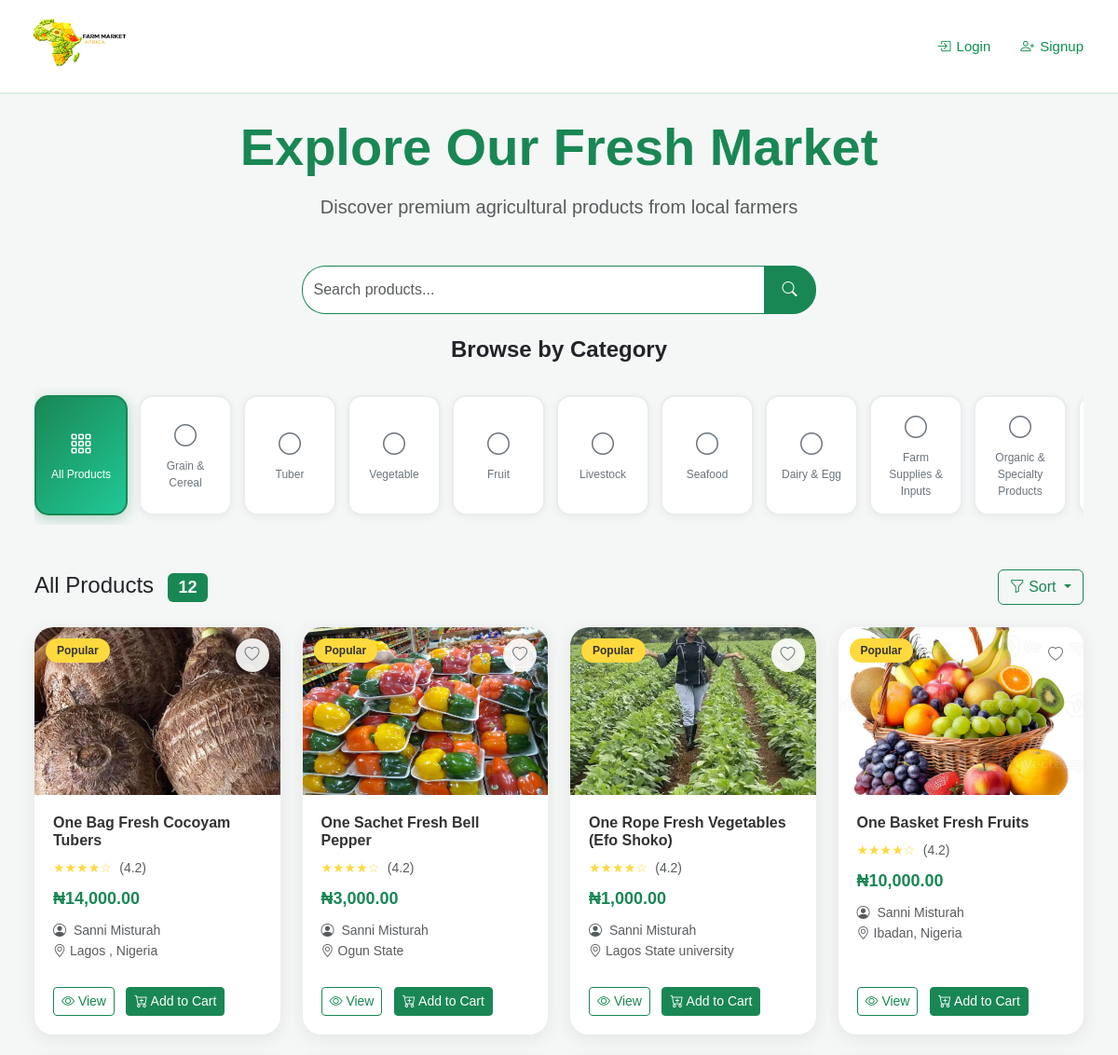
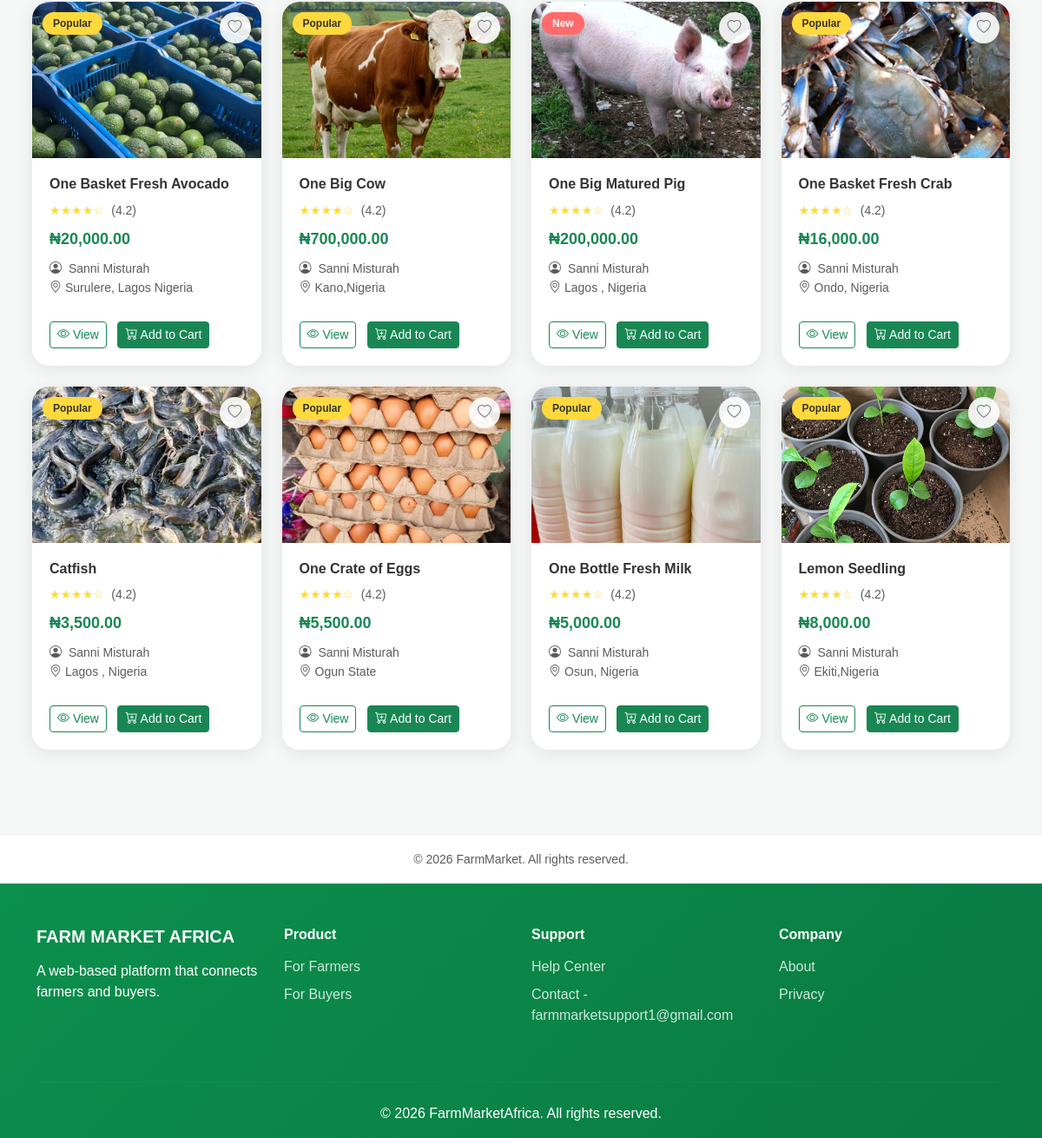
Screenshot of /products/ with the database file from the repository (2 pictures, top to bottom).
### marketplace/models.py (models this page shows, shortened)
class Product(models.Model):
    CATEGORY_CHOICES = (
        ("grain&cereal",              "Grain & Cereal"),
        ("tuber",                     "Tuber"),
        ("vegetable",                 "Vegetable"),
        ("fruit",                     "Fruit"),
        ("livestock",                 "Livestock"),
        ("seafood",                   "Seafood"),
        ("dairy&egg",                 "Dairy & Egg"),
        ("farmsupplies&inputs",       "Farm Supplies & Inputs"),
        ("organic&specialtyproducts", "Organic & Specialty Products"),
        ("snacks&processedfoods",     "Snacks & Processed Foods"),
        ("farmservices&equipment",    "Farm Services & Equipment"),
        ("beverages",                 "Beverages"),
    )
    farmer      = models.ForeignKey(User, on_delete=models.CASCADE, related_name="products")
    name        = models.CharField(max_length=200)
    category    = models.CharField(max_length=200, choices=CATEGORY_CHOICES)
    description = models.TextField(blank=True, null=True)
    price       = models.DecimalField(max_digits=10, decimal_places=2)
    quantity    = models.IntegerField()
    location    = models.CharField(max_length=200)
    image       = models.ImageField(upload_to="product_images/", blank=True, null=True)
    is_new      = models.BooleanField(default=False)
    is_hot      = models.BooleanField(default=False)
    created_at  = models.DateTimeField(auto_now_add=True)

### marketplace/views.py (the view)
# urls.py: path("products/",                     views.product_list,   name="product_list"),
def product_list(request):
    category = request.GET.get('category')
    query    = request.GET.get('q', '').strip()
    products = Product.objects.all()
    if category:
        products = products.filter(category=category)
    if query:
        products = products.filter(name__icontains=query)
    categories              = Product.CATEGORY_CHOICES
    selected_category_label = dict(categories).get(category, '')
    return render(request, 'buyers/product_list.html', {
        'products':                products,
        'selected_category':       category,
        'selected_category_label': selected_category_label,
        'query':                   query,
        'categories':              categories,
    })

### marketplace/templates/buyers/product_list.html (shortened to what this page needs)
{% extends "base.html" %}
{% load static %}
{% load humanize %}
{% block content %}
<div class="container-fluid py-4">
    <div class="row">
        <div class="col-12">
            <div class="text-center mb-5">
                <h1 class="display-4 fw-bold text-success mb-3">Explore Our Fresh Market</h1>
                <p class="lead text-muted">Discover premium agricultural products from local farmers</p>
            </div>
            <div class="row justify-content-center mb-4">
                <div class="col-md-8 col-lg-6">
                    <form method="get" action="{% url 'product_list' %}" class="input-group search-form">
                        <input type="text" name="q" id="searchInput" value="{{ query }}"
                               placeholder="Search products..."
                               class="form-control border-success"
                               style="border-radius:25px 0 0 25px;">
                        <button class="btn btn-success search-btn" type="submit"
                                style="border-radius:0 25px 25px 0;">
                            <i class="bi bi-search"></i>
                        </button>
                    </form>
                </div>
            </div>
            <div class="mb-5">
                <h3 class="h4 fw-semibold mb-4 text-center">Browse by Category</h3>
                <div class="category-container">
                    <a href="{% url 'product_list' %}{% if query %}?q={{ query|urlencode }}{% endif %}"
                       class="category-btn {% if not selected_category %}active{% endif %}">
                        <i class="bi bi-grid-3x3-gap"></i>
                        <span>All Products</span>
                    </a>
                    {% for cat_value, cat_label in categories %}
                    <a href="{% url 'product_list' %}?category={{ cat_value|urlencode }}{% if query %}&q={{ query|urlencode }}{% endif %}"
                       class="category-btn {% if selected_category == cat_value %}active{% endif %}">
                        <i class="bi bi-circle"></i>
                        <span>{{ cat_label }}</span>
                    </a>
                    {% endfor %}
                </div>
            </div>
            <div class="d-flex justify-content-between align-items-center mb-4">
                <h4 class="mb-0">
                    {% if selected_category %}
                        {{ selected_category_label|default:selected_category }} Products
                        <span class="badge bg-success ms-2">{{ products|length }}</span>
                    {% else %}
                        All Products
                        <span class="badge bg-success ms-2">{{ products|length }}</span>
                    {% endif %}
                </h4>
                <div class="dropdown">
                    <button class="btn btn-outline-success dropdown-toggle" type="button" data-bs-toggle="dropdown">
                        <i class="bi bi-funnel"></i> Sort
                    </button>
                </div>
            </div>
            {% if products %}
            <div class="row g-4" id="productGrid">
                {% for product in products %}
                <div class="col-xl-3 col-lg-4 col-md-6 col-sm-12 product-grid-item">
                    <div class="product-card">
                        {% if product.is_new %}
                            <div class="product-badge new">New</div>
                        {% elif product.is_hot %}
                            <div class="product-badge hot">Popular</div>
                        {% endif %}
                        <button class="wishlist-btn" onclick="toggleWishlist(this)">
                            <i class="bi bi-heart"></i>
                        </button>
                        <div class="product-image">
                            <a href="{% url 'product_detail' product.id %}">
                                <img src="{{ product.image.url }}" alt="{{ product.name }}" class="img-fluid">
                            </a>
                        </div>
                        <div class="product-content">
                            <h5 class="product-title">
                                <a href="{% url 'product_detail' product.id %}">{{ product.name }}</a>
                            </h5>
                            <div class="product-rating mb-2">
                                <span class="stars">★★★★☆</span>
                                <small class="text-muted ms-1">(4.2)</small>
                            </div>
                            <div class="product-price mb-2">
                                <span class="current-price">₦{{ product.price|floatformat:2|intcomma }}</span>
                            </div>
                            <div class="farmer-info mb-3">
                                <small class="text-muted">
                                    <i class="bi bi-person-circle me-1"></i>
                                    {{ product.farmer.get_full_name|default:product.farmer.username }}
                                </small>
                                <small class="text-muted d-block">
                                    <i class="bi bi-geo-alt me-1"></i>{{ product.location }}
                                </small>
                            </div>
                            <div class="product-actions">
                                <a href="{% url 'product_detail' product.id %}" class="btn btn-outline-success btn-sm me-2">
                                    <i class="bi bi-eye"></i> View
                                </a>
                                <button class="btn btn-success btn-sm"
                                        onclick="addToCartAjax({{ product.id }}, '{{ product.name|escapejs }}', this)">
                                    <i class="bi bi-cart-plus"></i> Add to Cart
                                </button>
                            </div>
                        </div>
                    </div>
                </div>
                {% endfor %}
            </div>
            {% endif %}
        </div>
    </div>
</div>
{% endblock %}

### marketplace/static/css/style.css (style rules this page uses)
* { margin: 0; padding: 0; box-sizing: border-box; }
body { font-family: 'Poppins', sans-serif; background: #f5f7f6; color: #222; }

### marketplace/templates/base.html (style rules this page uses)
body { background: #f5f7f6; font-family: 'Poppins', sans-serif; }

### marketplace/templates/buyers/product_list.html (style rules this page uses)
.category-container { display: flex; gap: 12px; overflow-x: auto; padding: 10px 0; scrollbar-width: none; -ms-overflow-style: none; }
.category-btn { display: flex; flex-direction: column; align-items: center; justify-content: center; min-width: 100px; padding: 15px 10px; background: white; border: 2px solid #e9ecef; border-radius: 15px; text-decoration: none; color: #6c757d; transition: all 0.3s ease; box-shadow: 0 2px 8px rgba(0,0,0,0.05); }
.category-btn.active { background: linear-gradient(135deg,#198754,#20c997); border-color: #198754; color: white; box-shadow: 0 4px 15px rgba(25,135,84,0.3); }
.category-btn i { font-size: 24px; margin-bottom: 5px; }
.category-btn span { font-size: 12px; font-weight: 500; text-align: center; }
.search-form .form-control, .search-form .search-btn { min-height: 52px; height: 52px; }
.search-form .search-btn { width: 56px; display: flex; align-items: center; justify-content: center; }
.search-form .form-control { border-right: 0; }
.product-card { background: white; border-radius: 20px; overflow: hidden; box-shadow: 0 4px 20px rgba(0,0,0,0.08); transition: all 0.3s ease; position: relative; height: 100%; display: flex; flex-direction: column; }
.product-badge { position: absolute; top: 12px; left: 12px; padding: 4px 12px; border-radius: 20px; font-size: 12px; font-weight: 600; z-index: 2; }
.product-badge.new { background: #ff6b6b; color: white; }
.product-badge.hot { background: #ffd93d; color: #333; }
.wishlist-btn { position: absolute; top: 12px; right: 12px; width: 36px; height: 36px; border-radius: 50%; background: rgba(255,255,255,0.9); border: none; display: flex; align-items: center; justify-content: center; color: #6c757d; transition: all 0.3s ease; z-index: 2; cursor: pointer; }
.product-image { height: 180px; overflow: hidden; }
.product-image img { width: 100%; height: 100%; object-fit: cover; transition: transform 0.3s ease; }
.product-content { padding: 20px; display: flex; flex-direction: column; flex: 1; }
.product-title { font-size: 16px; font-weight: 600; margin-bottom: 8px; color: #333; }
.product-title a { color: inherit; text-decoration: none; }
.product-rating .stars { color: #ffd93d; font-size: 14px; }
.product-price .current-price { font-size: 18px; font-weight: 700; color: #198754; }
.product-actions { margin-top: auto; padding-top: 12px; }

### rows the page displays
Product: is_new "Popular", image (picture), name "One Bag Fresh Cocoyam Tubers", price "14,000.00", farmer.get_full_name "Sanni Misturah", location "Lagos , Nigeria"
Product: is_new "Popular", image (picture), name "One Sachet Fresh Bell Pepper", price "3,000.00", farmer.get_full_name "Sanni Misturah", location "Ogun State"
Product: is_new "Popular", image (picture), name "One Rope Fresh Vegetables (Efo Shoko)", price "1,000.00", farmer.get_full_name "Sanni Misturah", location "Lagos State university"
Product: is_new "Popular", image (picture), name "One Basket Fresh Fruits", price "10,000.00", farmer.get_full_name "Sanni Misturah", location "Ibadan, Nigeria"
Product: is_new "Popular", image (picture), name "One Basket Fresh Avocado", price "20,000.00", farmer.get_full_name "Sanni Misturah", location "Surulere, Lagos Nigeria"
Product: is_new "Popular", image (picture), name "One Big Cow", price "700,000.00", farmer.get_full_name "Sanni Misturah", location "Kano,Nigeria"
Product: is_new "New", image (picture), name "One Big Matured Pig", price "200,000.00", farmer.get_full_name "Sanni Misturah", location "Lagos , Nigeria"
Product: is_new "Popular", image (picture), name "One Basket Fresh Crab", price "16,000.00", farmer.get_full_name "Sanni Misturah", location "Ondo, Nigeria"
Product: is_new "Popular", image (picture), name "Catfish", price "3,500.00", farmer.get_full_name "Sanni Misturah", location "Lagos , Nigeria"
Product: is_new "Popular", image (picture), name "One Crate of Eggs", price "5,500.00", farmer.get_full_name "Sanni Misturah", location "Ogun State"
Product: is_new "Popular", image (picture), name "One Bottle Fresh Milk", price "5,000.00", farmer.get_full_name "Sanni Misturah", location "Osun, Nigeria"
Product: is_new "Popular", image (picture), name "Lemon Seedling", price "8,000.00", farmer.get_full_name "Sanni Misturah", location "Ekiti,Nigeria"

### other values shown
{{ cat_label }} "Grain & Cereal" "Tuber" "Vegetable" "Fruit" "Livestock" "Seafood" "Dairy & Egg" "Farm Supplies & Inputs" "Organic & Specialty Products"
{{ products|length }} "12"
